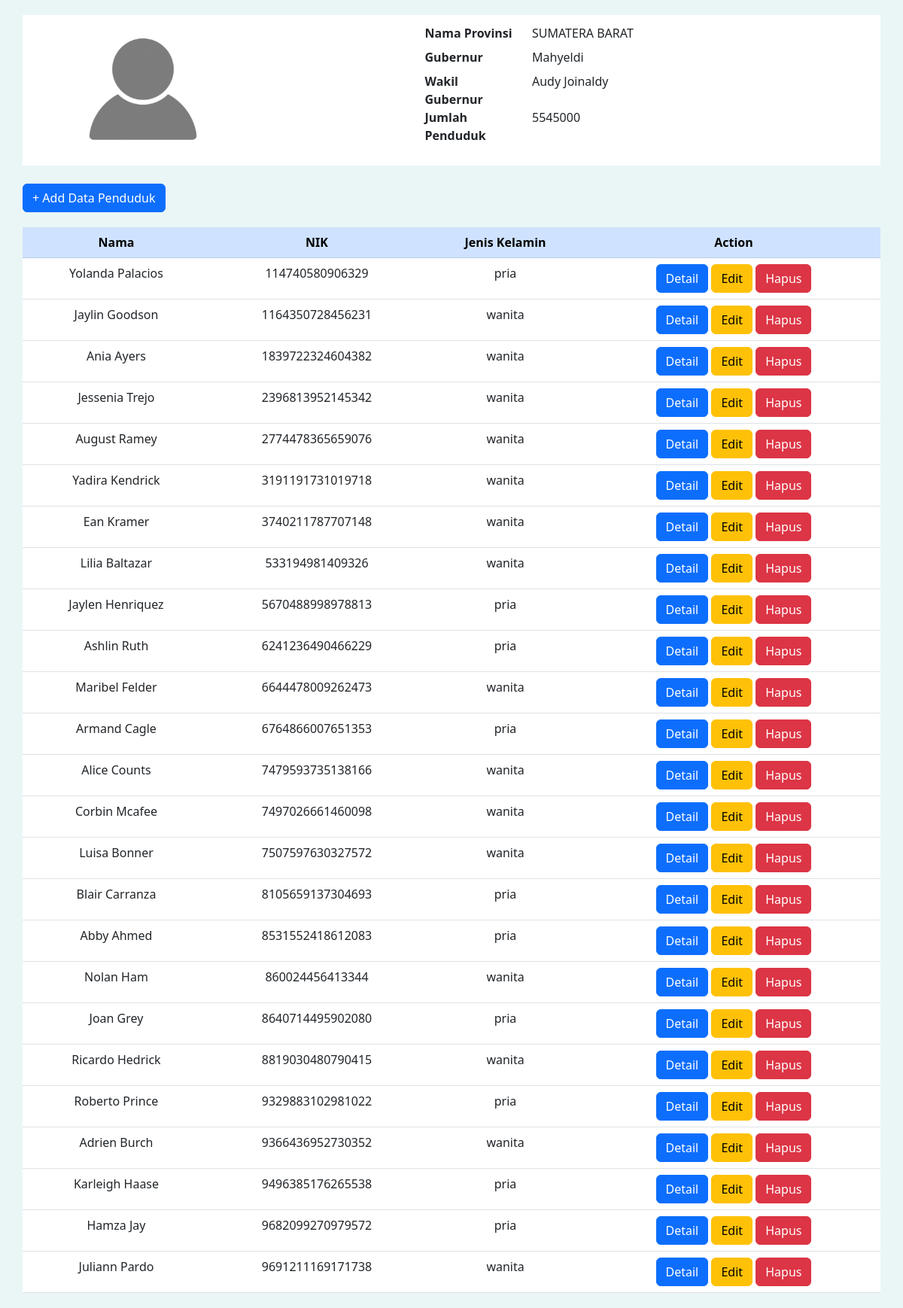
The app's page /list-penduduk/view_population.php?kode_provinsi=13 with its own data.
### tables this page shows
CREATE TABLE `tb_provinsi` (
  `Kode_Provinsi` varchar(5) NOT NULL,
  `Nama_Provinsi` varchar(30) NOT NULL,
  `Jumlah_Penduduk` int(11) NOT NULL,
  `Gubernur` varchar(100) NOT NULL,
  `Wakil_Gubernur` varchar(100) NOT NULL
);

CREATE TABLE `tb_penduduk` (
  `NIK` char(18) NOT NULL,
  `Nama` varchar(100) NOT NULL,
  `Jenis_Kelamin` varchar(9) NOT NULL,
  `Kota` varchar(30) NOT NULL,
  `Provinsi` varchar(50) NOT NULL,
  `Tanggal_Lahir` date NOT NULL,
  `Status` varchar(13) NOT NULL,
  `Agama` varchar(20) NOT NULL,
  `Pekerjaan` varchar(50) NOT NULL
);

### list-penduduk/view_population.php (the view, shortened to what this page needs)
<!DOCTYPE html>
<html lang="en">
    <head>
        <link
            href="https://cdn.jsdelivr.net/npm/bootstrap@5.2.1/dist/css/bootstrap.min.css"
            rel="stylesheet"
        />
        <link rel="stylesheet" href="assets/style.css" />
    </head>
    <body>
        <article class="container detail horizontal-center row align-items-center">
            <div class="img empty-profile col-md-4 horizontal-center">
                <img src="assets/empty-profile.png" alt="foto profil kosong" width="200px;" />
            </div>
            <div class="information col-md-6 horizontal-center">
                <dl class="row align-content-center">
                    <?php
                        require_once('../lib/db_login.php');
                        $kode_provinsi = $_GET['kode_provinsi'];
                        $query = "SELECT * FROM tb_provinsi WHERE Kode_Provinsi=" . $kode_provinsi ;
                        $result = $db->query($query);
                        while ($row = $result->fetch_object()) {
                            echo '<dt class="col-sm-3">Nama Provinsi</dt>';
                            echo '<dd class="col-sm-9">' . $row->Nama_Provinsi . '</dd>';
                            echo '<dt class="col-sm-3">Gubernur</dt>';
                            echo '<dd class="col-sm-9">' . $row->Gubernur . '</dd>';
                            echo '<dt class="col-sm-3">Wakil Gubernur</dt>';
                            echo '<dd class="col-sm-9">' . $row->Wakil_Gubernur . '</dd>';
                            echo '<dt class="col-sm-3">Jumlah Penduduk</dt>';
                            echo '<dd class="col-sm-9">' . $row->Jumlah_Penduduk . '</dd>';
                        }
                    ?>
                </dl>
            </div>
        </article>
        <br />
        <div class="container horizontal-center">
            <a href="../form/add_penduduk.php" class="btn btn-primary">+ Add Data Penduduk</a> <br />
        </div>
        <article class="container list-penduduk text-center">
            <table class="table table-hover">
                <thead class="table-primary">
                    <tr>
                        <th>Nama</th>
                        <th>NIK</th>
                        <th>Jenis Kelamin</th>
                        <th>Action</th>
                    </tr>
                </thead>
                <tbody>
                    <tr>
                        <?php
                            $query = "SELECT * FROM tb_penduduk WHERE Provinsi=" . $kode_provinsi;
                            $result = $db->query($query);
                            while ($row = $result->fetch_object()) {
                                echo "<tr>";
                                echo "<td>" . $row->Nama . "</td>";
                                echo "<td>" . $row->NIK . "</td>";
                                echo "<td>" . $row->Jenis_Kelamin . "</td>";
                                echo "<td><a href='../form/detail.php?nik=".$row->NIK."' class='btn btn-primary'>Detail</a> ";
                                echo "<a href='../form/edit_penduduk.php?nik=".$row->NIK."' class='btn btn-warning'>Edit</a> ";
                                echo "<a class='btn btn-danger'>Hapus</a></td>";
                                echo "</tr>";
                            }
                        ?>
                    </tr>
                </tbody>
            </table>
        </article>
    </body>
</html>

### list-penduduk/assets/style.css (style rules this page uses)
body { background-color: #eaf6f6; }
article { margin: 20px; padding: 0; background-color: #ffffff; }
article.detail { margin-top: 20px; }
.container { padding: 0; }
.horizontal-center { margin: 0 auto; }

### records on screen
tb_provinsi: Nama_Provinsi "SUMATERA BARAT", Gubernur "Mahyeldi", Wakil_Gubernur "Audy Joinaldy", Jumlah_Penduduk "5545000"
tb_penduduk: Nama "Yolanda Palacios", NIK "114740580906329", Jenis_Kelamin "pria"
tb_penduduk: Nama "Jaylin Goodson", NIK "1164350728456231", Jenis_Kelamin "wanita"
tb_penduduk: Nama "Ania Ayers", NIK "1839722324604382", Jenis_Kelamin "wanita"
tb_penduduk: Nama "Jessenia Trejo", NIK "2396813952145342", Jenis_Kelamin "wanita"
tb_penduduk: Nama "August Ramey", NIK "2774478365659076", Jenis_Kelamin "wanita"
tb_penduduk: Nama "Yadira Kendrick", NIK "3191191731019718", Jenis_Kelamin "wanita"
tb_penduduk: Nama "Ean Kramer", NIK "3740211787707148", Jenis_Kelamin "wanita"
tb_penduduk: Nama "Lilia Baltazar", NIK "533194981409326", Jenis_Kelamin "wanita"
tb_penduduk: Nama "Jaylen Henriquez", NIK "5670488998978813", Jenis_Kelamin "pria"
tb_penduduk: Nama "Ashlin Ruth", NIK "6241236490466229", Jenis_Kelamin "pria"
tb_penduduk: Nama "Maribel Felder", NIK "6644478009262473", Jenis_Kelamin "wanita"
tb_penduduk: Nama "Armand Cagle", NIK "6764866007651353", Jenis_Kelamin "pria"
tb_penduduk: Nama "Alice Counts", NIK "7479593735138166", Jenis_Kelamin "wanita"
tb_penduduk: Nama "Corbin Mcafee", NIK "7497026661460098", Jenis_Kelamin "wanita"
tb_penduduk: Nama "Luisa Bonner", NIK "7507597630327572", Jenis_Kelamin "wanita"
tb_penduduk: Nama "Blair Carranza", NIK "8105659137304693", Jenis_Kelamin "pria"
tb_penduduk: Nama "Abby Ahmed", NIK "8531552418612083", Jenis_Kelamin "pria"
tb_penduduk: Nama "Nolan Ham", NIK "860024456413344", Jenis_Kelamin "wanita"
tb_penduduk: Nama "Joan Grey", NIK "8640714495902080", Jenis_Kelamin "pria"
tb_penduduk: Nama "Ricardo Hedrick", NIK "8819030480790415", Jenis_Kelamin "wanita"
tb_penduduk: Nama "Roberto Prince", NIK "9329883102981022", Jenis_Kelamin "pria"
tb_penduduk: Nama "Adrien Burch", NIK "9366436952730352", Jenis_Kelamin "wanita"
tb_penduduk: Nama "Karleigh Haase", NIK "9496385176265538", Jenis_Kelamin "pria"
tb_penduduk: Nama "Hamza Jay", NIK "9682099270979572", Jenis_Kelamin "pria"
tb_penduduk: Nama "Juliann Pardo", NIK "9691211169171738", Jenis_Kelamin "wanita"
